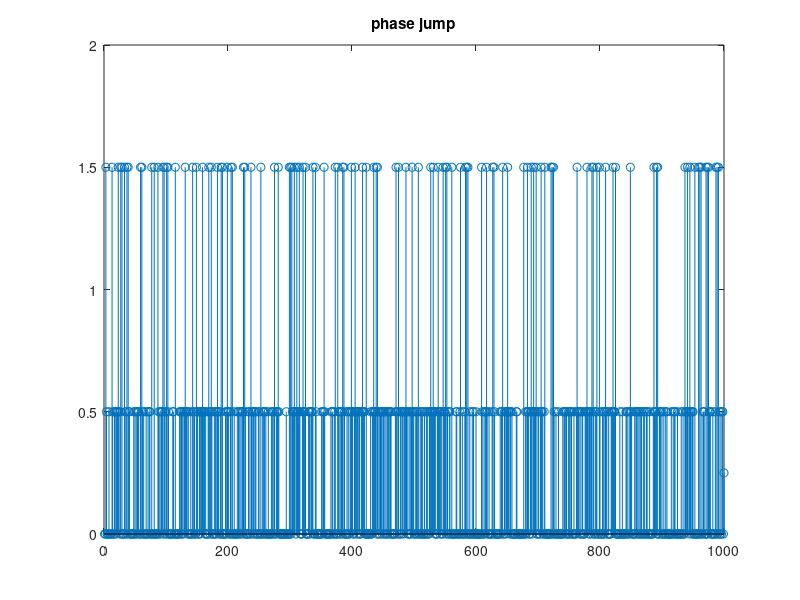
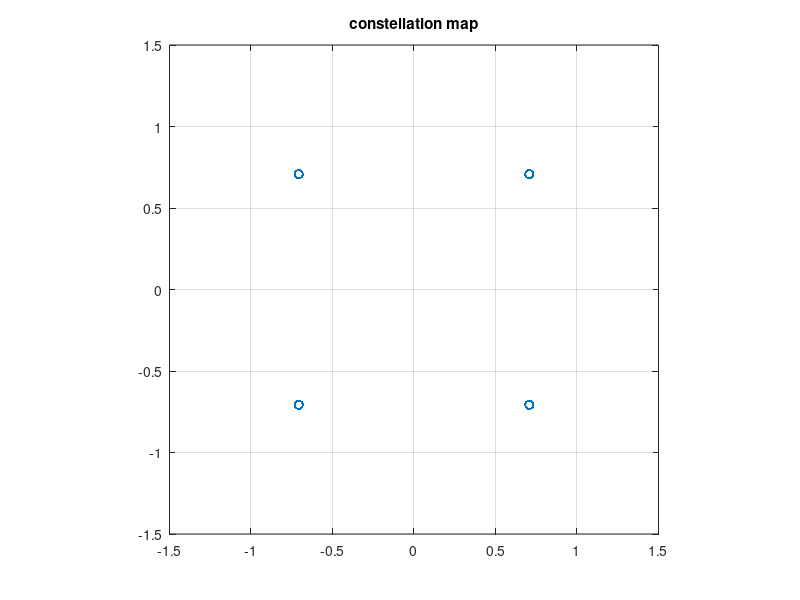
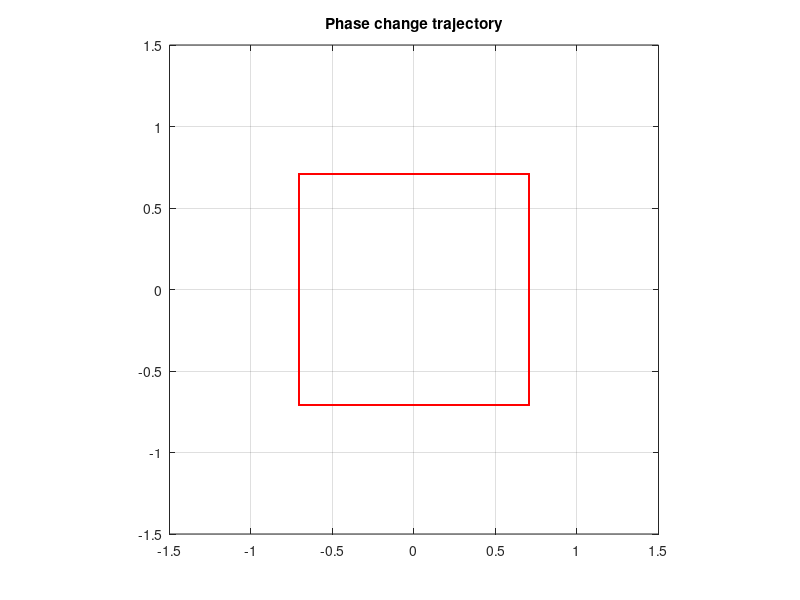
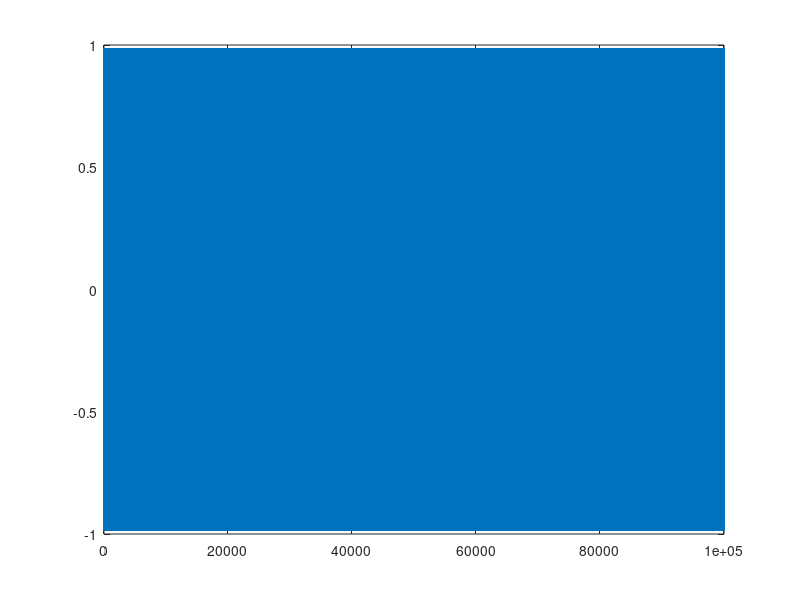

Here is the MATLAB script that generated these plots, in order: (Note: this script raises an error after producing the figures.)
%OQPSK
clc
clear

Rs=10e2;                                        %bit ratio
Ts=1/Rs;
N=1000;                                          %Number of bits to process
fc=10e3;                                        %carrier frequency
fs=10e4;                                        %sample frequency
T=1/fs;
t=(0:(round(N*Ts/T)-1))*T;
r=round(Ts/T);

a=rand(1,N)>0.5;                               %bit symbol

%% serial-to-paralle
Idata=a(1:2:end);
Idata=repmat(Idata,2,1);
Idata=Idata(:)';

Qdata=a(2:2:end);
Qdata=repmat(Qdata,2,1);
Qdata=Qdata(:)';

%% Qdata delay one bit
Qdata=[0,Qdata(1:end-1)];

%% Gray coded
% 00->0->5pi/4
% 01->1->7pi/4
% 10->2->3pi/4
% 11->3-> pi/4
two_bits_decimal = [2,1]*[Qdata;Idata];
phase_code=pi*[5/4,7/4,3/4,1/4];
phi=phase_code(two_bits_decimal+1);
%From here we can see that there is no phase jump of pi.only pi/2
figure
stem(abs(phi/pi-[phi(2:end),0]/pi));                
title('phase jump')
phi_sample=repmat(phi,r,1);
phi_sample=phi_sample(:)';

%% constellation
j=sqrt(-1);
s=cos(phi)+sin(phi)*j;
figure
plot(s,'o')
grid on;axis('equal',[-1.5 1.5 -1.5 1.5]);
title('constellation map')
%hold on 
figure
plot(s,'r')
grid on;axis('equal',[-1.5 1.5 -1.5 1.5]);
title('Phase change trajectory')

%% carrier wave
xc=cos(2*pi*fc*t);
xs=sin(2*pi*fc*t);

%% OQPSK
A=1;    %amplitude
OQPSK_signal=A*(cos(phi_sample).*xc-sin(phi_sample).*xs);
figure
plot(OQPSK_signal)
figure
plotSpectral(OQPSK_signal,fs)

s_complex=cos(phi_sample)+sin(phi_sample)*j;
figure
plot(real(s_complex))